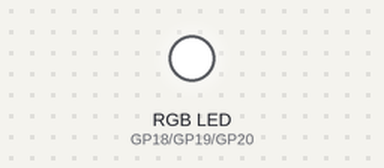
Recording of a program running on a simulated Raspberry Pi Pico running MicroPython. On the bench: an RGB LED mixed from three pins (HIGH = lit).

Above: at 0.12 s.
At 0.87 s:
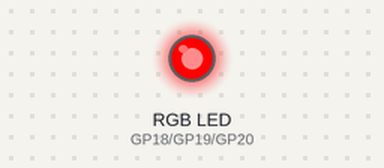
At 1.37 s:
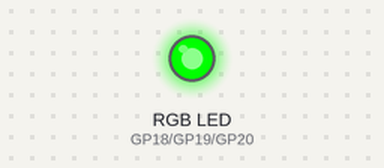
At 1.87 s:
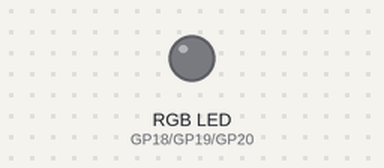
At 3.12 s:
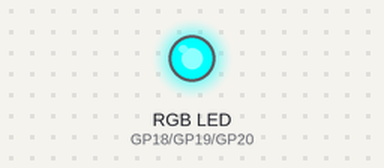
At 4.37 s:
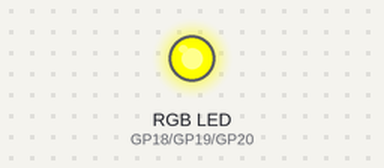
Timing chart, 0 to 4.7 s (numbered marks = the images above):
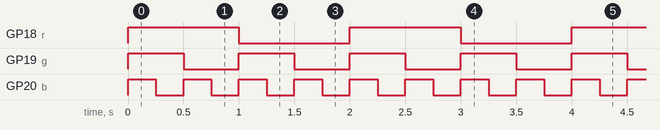

The program:

rgb.py
```python
"""
Cycle the Tiny2040's on-board LED through a range of colours
"""
from machine import Pin
from time import sleep_ms

r = Pin(18, Pin.OUT)
g = Pin(19, Pin.OUT)
b = Pin(20, Pin.OUT)
while True:
    for i in range(2):
        r.toggle()
        for j in range(2):
            g.toggle()
            for k in range(2):
                b.toggle()
                sleep_ms(250)
```

Measured:
- by itself, GP18 (r): alternates HIGH for 1.0 s and LOW for 1.0 s
- by itself, GP19 (g): alternates HIGH for 0.50 s and LOW for 0.50 s
- by itself, GP20 (b): alternates HIGH for 0.25 s and LOW for 0.25 s
